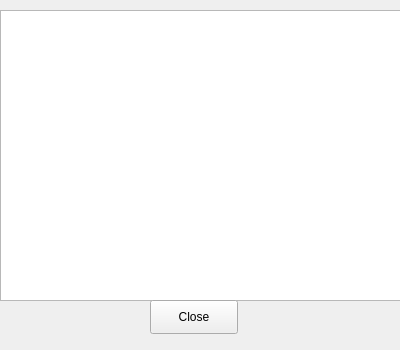
<?xml version="1.0" encoding="UTF-8"?>
<ui version="4.0">
 <class>Console</class>
 <widget class="QWidget" name="Console">
  <property name="geometry">
   <rect>
    <x>0</x>
    <y>0</y>
    <width>400</width>
    <height>350</height>
   </rect>
  </property>
  <property name="minimumSize">
   <size>
    <width>400</width>
    <height>350</height>
   </size>
  </property>
  <property name="windowTitle">
   <string>Form</string>
  </property>
  <widget class="QTextEdit" name="log">
   <property name="geometry">
    <rect>
     <x>0</x>
     <y>10</y>
     <width>401</width>
     <height>291</height>
    </rect>
   </property>
   <property name="font">
    <font>
     <pointsize>9</pointsize>
    </font>
   </property>
   <property name="lineWrapMode">
    <enum>QTextEdit::NoWrap</enum>
   </property>
   <property name="readOnly">
    <bool>true</bool>
   </property>
   <property name="placeholderText">
    <string/>
   </property>
  </widget>
  <widget class="QPushButton" name="closeconsole">
   <property name="geometry">
    <rect>
     <x>150</x>
     <y>300</y>
     <width>88</width>
     <height>34</height>
    </rect>
   </property>
   <property name="text">
    <string>Close</string>
   </property>
   <property name="icon">
    <iconset theme="QIcon::ThemeIcon::ListRemove">
     <normaloff>.</normaloff>.</iconset>
   </property>
  </widget>
 </widget>
 <resources/>
 <connections/>
</ui>
